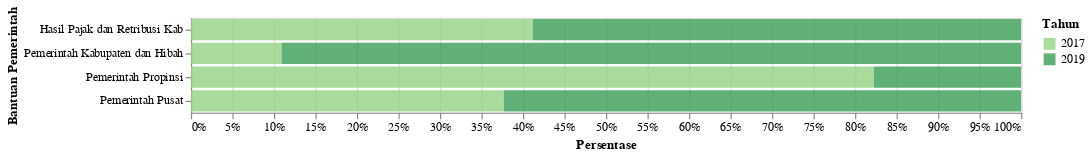

This figure's notebook cell:
### Markdown cell above
<h2>Bantuan Pemerintah</h2>

### Code cell
df_2 = data1('Bantuan Pemerintah')
df_2 = df_2.dropna()
df_2['Jumlah'] = 'Rp ' + round((df_2['N'].astype(float)/1000000),1).astype(str) + ' Juta'
plot2 = plot_1_rp(df_2,'Persentase','Bantuan Pemerintah',700)
plot2

### Figure 1 — Vega-Lite specification as saved in the notebook (floating-point values rounded to 4 significant figures)
{"config": {"view": {"continuousWidth": 400, "continuousHeight": 300}}, "data": {"name": "data-8b75cc3cbe1d8b5cc9393616b6c1f001"}, "mark": {"type": "bar", "opacity": 0.8}, "encoding": {"color": {"condition": {"type": "nominal", "field": "Tahun", "scale": {"scheme": "yellowgreen"}, "selection": "selector285"}, "value": "lightgray"}, "tooltip": [{"type": "quantitative", "field": "Tahun"}, {"type": "nominal", "field": "Keterangan"}, {"type": "nominal", "field": "Jumlah"}, {"type": "nominal", "field": "Satuan"}], "x": {"type": "quantitative", "axis": {"format": ".0%"}, "field": "N", "stack": "normalize", "title": "Persentase"}, "y": {"type": "ordinal", "field": "Keterangan", "title": "Bantuan Pemerintah"}}, "selection": {"selector285": {"type": "single", "encodings": ["y", "color"]}, "selector288": {"type": "interval", "bind": "scales", "encodings": ["x", "y"]}}, "width": 700, "$schema": "https://vega.github.io/schema/vega-lite/v4.8.1.json", "datasets": {"data-8b75cc3cbe1d8b5cc9393616b6c1f001": [{"Tahun": 2017, "Kode": 6, "Data": "Bantuan Pemerintah", "Kode Kategori": 6.1, "Kategori": "Pemerintah Pusat", "Keterangan": "Pemerintah Pusat", "N": 644700000.0, "Satuan": "Rupiah", "Jumlah": "Rp 644.7 Juta"}, {"Tahun": 2017, "Kode": 6, "Data": "Bantuan Pemerintah", "Kode Kategori": 6.1, "Kategori": "Pemerintah Propinsi", "Keterangan": "Pemerintah Propinsi", "N": 255000000.0, "Satuan": "Rupiah", "Jumlah": "Rp 255.0 Juta"}, {"Tahun": 2017, "Kode": 6, "Data": "Bantuan Pemerintah", "Kode Kategori": 6.1, "Kategori": "Pemerintah Kabupaten dan Hibah", "Keterangan": "Pemerintah Kabupaten dan Hibah", "N": 151000000.0, "Satuan": "Rupiah", "Jumlah": "Rp 151.0 Juta"}, {"Tahun": 2017, "Kode": 6, "Data": "Bantuan Pemerintah", "Kode Kategori": 6.1, "Kategori": "Hasil Pajak dan Retribusi Kab", "Keterangan": "Hasil Pajak dan Retribusi Kab", "N": 18700000.0, "Satuan": "Rupiah", "Jumlah": "Rp 18.7 Juta"}, {"Tahun": 2019, "Kode": 6, "Data": "Bantuan Pemerintah", "Kode Kategori": 6.1, "Kategori": "Pemerintah Pusat", "Keterangan": "Pemerintah Pusat", "N": 1066000000.0, "Satuan": "Rupiah", "Jumlah": "Rp 1065.7 Juta"}, {"Tahun": 2019, "Kode": 6, "Data": "Bantuan Pemerintah", "Kode Kategori": 6.1, "Kategori": "Pemerintah Propinsi", "Keterangan": "Pemerintah Propinsi", "N": 55000000.0, "Satuan": "Rupiah", "Jumlah": "Rp 55.0 Juta"}, {"Tahun": 2019, "Kode": 6, "Data": "Bantuan Pemerintah", "Kode Kategori": 6.1, "Kategori": "Pemerintah Kabupaten dan Hibah", "Keterangan": "Pemerintah Kabupaten dan Hibah", "N": 1232000000.0, "Satuan": "Rupiah", "Jumlah": "Rp 1231.7 Juta"}, {"Tahun": 2019, "Kode": 6, "Data": "Bantuan Pemerintah", "Kode Kategori": 6.1, "Kategori": "Hasil Pajak dan Retribusi Kab", "Keterangan": "Hasil Pajak dan Retribusi Kab", "N": 26720000.0, "Satuan": "Rupiah", "Jumlah": "Rp 26.7 Juta"}]}}
